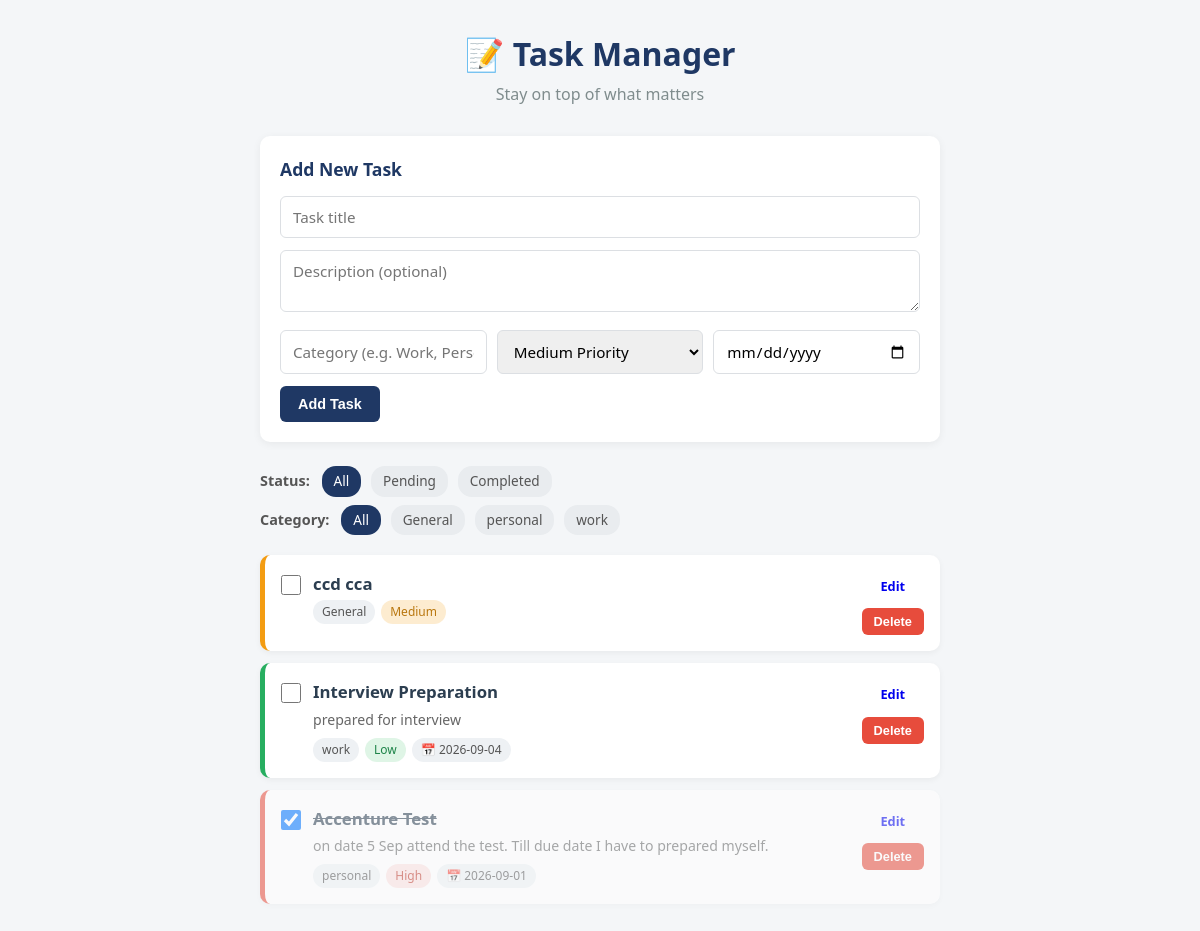
The page / on the database its author committed.
### tables this page shows
CREATE TABLE tasks (
            id INTEGER PRIMARY KEY AUTOINCREMENT,
            title TEXT NOT NULL,
            description TEXT,
            category TEXT DEFAULT 'General',
            priority TEXT DEFAULT 'Medium',
            due_date TEXT,
            is_completed INTEGER DEFAULT 0,
            created_at TEXT NOT NULL
        );

### app.py (the view)
@app.route("/")
def index():
    status_filter = request.args.get("status", "all")     # all | pending | completed
    category_filter = request.args.get("category", "all")
    conn = get_db_connection()
    query = "SELECT * FROM tasks WHERE 1=1"
    params = []
    if status_filter == "pending":
        query += " AND is_completed = 0"
    elif status_filter == "completed":
        query += " AND is_completed = 1"
    if category_filter != "all":
        query += " AND category = ?"
        params.append(category_filter)
    query += " ORDER BY is_completed ASC, due_date ASC"
    tasks = conn.execute(query, params).fetchall()
    categories = conn.execute(
        "SELECT DISTINCT category FROM tasks ORDER BY category"
    ).fetchall()
    conn.close()
    return render_template(
        "index.html",
        tasks=tasks,
        categories=categories,
        status_filter=status_filter,
        category_filter=category_filter,
    )

### app.py (called while the page is built)
def get_db_connection():
    conn = sqlite3.connect(DB_NAME)
    conn.row_factory = sqlite3.Row
    return conn

### templates/index.html (shortened to what this page needs)
<!DOCTYPE html>
<html lang="en">
<head>
  <link rel="stylesheet" href="{{ url_for('static', filename='css/style.css') }}">
</head>
<body>
  <div class="container">
    <header>
      <h1>📝 Task Manager</h1>
      <p class="subtitle">Stay on top of what matters</p>
    </header>
    <section class="card">
      <h2>Add New Task</h2>
      <form action="{{ url_for('add_task') }}" method="POST" class="task-form">
        <input type="text" name="title" placeholder="Task title" required>
        <textarea name="description" placeholder="Description (optional)"></textarea>
        <div class="form-row">
          <input type="text" name="category" placeholder="Category (e.g. Work, Personal)">
          <select name="priority">
            <option value="Medium" selected>Medium Priority</option>
          </select>
          <input type="date" name="due_date">
        </div>
        <button type="submit" class="btn btn-primary">Add Task</button>
      </form>
    </section>
    <section class="filters">
      <div class="filter-group">
        <span class="filter-label">Status:</span>
        <a href="{{ url_for('index', status='all', category=category_filter) }}"
           class="{{ 'active' if status_filter == 'all' else '' }}">All</a>
        <a href="{{ url_for('index', status='pending', category=category_filter) }}"
           class="{{ 'active' if status_filter == 'pending' else '' }}">Pending</a>
        <a href="{{ url_for('index', status='completed', category=category_filter) }}"
           class="{{ 'active' if status_filter == 'completed' else '' }}">Completed</a>
      </div>
      {% if categories %}
      <div class="filter-group">
        <span class="filter-label">Category:</span>
        <a href="{{ url_for('index', status=status_filter, category='all') }}"
           class="{{ 'active' if category_filter == 'all' else '' }}">All</a>
        {% for c in categories %}
        <a href="{{ url_for('index', status=status_filter, category=c['category']) }}"
           class="{{ 'active' if category_filter == c['category'] else '' }}">{{ c['category'] }}</a>
        {% endfor %}
      </div>
      {% endif %}
    </section>
    <section class="task-list">
      {% for task in tasks %}
      <div class="task-item priority-{{ task['priority']|lower }} {{ 'completed' if task['is_completed'] else '' }}"
           id="task-{{ task['id'] }}">
        <div class="task-checkbox">
          <input type="checkbox"
                 {{ 'checked' if task['is_completed'] else '' }}
                 onchange="toggleTask({{ task['id'] }})">
        </div>
        <div class="task-content">
          <h3 class="task-title">{{ task['title'] }}</h3>
          {% if task['description'] %}
            <p class="task-desc">{{ task['description'] }}</p>
          {% endif %}
          <div class="task-meta">
            <span class="badge badge-category">{{ task['category'] }}</span>
            <span class="badge badge-priority-{{ task['priority']|lower }}">{{ task['priority'] }}</span>
            {% if task['due_date'] %}
              <span class="badge badge-date">📅 {{ task['due_date'] }}</span>
            {% endif %}
          </div>
        </div>
        <div class="task-actions">
          <a href="{{ url_for('edit_task', task_id=task['id']) }}" class="btn btn-small">Edit</a>
          <form action="{{ url_for('delete_task', task_id=task['id']) }}" method="POST"
                onsubmit="return confirm('Delete this task?');" style="display:inline;">
            <button type="submit" class="btn btn-small btn-danger">Delete</button>
          </form>
        </div>
      </div>
      {% endfor %}
    </section>
  </div>
</body>
</html>

### static/css/style.css (style rules this page uses)
* { margin: 0; padding: 0; box-sizing: border-box; }
body { font-family: 'Segoe UI', Arial, sans-serif; background: #f4f6f8; color: #2c3e50; line-height: 1.5; }
.container { max-width: 720px; margin: 0 auto; padding: 30px 20px 60px; }
header { text-align: center; margin-bottom: 30px; }
header h1 { font-size: 2rem; color: #1f3864; }
.subtitle { color: #7f8c8d; margin-top: 4px; }
.card { background: #fff; border-radius: 10px; padding: 20px; box-shadow: 0 2px 8px rgba(0,0,0,0.06); margin-bottom: 24px; }
.card h2 { font-size: 1.1rem; margin-bottom: 14px; color: #1f3864; }
.task-form input, .task-form textarea, .task-form select { width: 100%; padding: 10px 12px; margin-bottom: 12px; border: 1px solid #dcdfe3; border-radius: 6px; font-size: 0.95rem; font-family: inherit; }
.task-form textarea { min-height: 60px; resize: vertical; }
.form-row { display: flex; gap: 10px; }
.form-row input, .form-row select { flex: 1; }
.btn { display: inline-block; padding: 10px 18px; border: none; border-radius: 6px; cursor: pointer; font-size: 0.9rem; text-decoration: none; text-align: center; font-weight: 600; }
.btn-primary { background: #1f3864; color: #fff; }
.btn-small { padding: 6px 12px; font-size: 0.8rem; }
.btn-danger { background: #e74c3c; color: #fff; }
.filters { margin-bottom: 20px; }
.filter-group { margin-bottom: 8px; font-size: 0.9rem; }
.filter-label { font-weight: 600; margin-right: 8px; color: #555; }
.filter-group a { display: inline-block; padding: 5px 12px; margin-right: 6px; border-radius: 14px; text-decoration: none; color: #555; background: #e9ecef; font-size: 0.85rem; }
.filter-group a.active { background: #1f3864; color: #fff; }
.task-item { background: #fff; border-radius: 10px; padding: 16px; margin-bottom: 12px; display: flex; align-items: flex-start; gap: 12px; box-shadow: 0 2px 6px rgba(0,0,0,0.05); border-left: 5px solid #ccc; }
.task-item.priority-high { border-left-color: #e74c3c; }
.task-item.priority-medium { border-left-color: #f39c12; }
.task-item.priority-low { border-left-color: #27ae60; }
.task-item.completed { opacity: 0.55; }
.task-item.completed .task-title { text-decoration: line-through; }
.task-checkbox input { width: 20px; height: 20px; margin-top: 4px; cursor: pointer; }
.task-content { flex: 1; }
.task-title { font-size: 1.05rem; margin-bottom: 4px; }
.task-desc { font-size: 0.88rem; color: #666; margin-bottom: 8px; }
.task-meta { display: flex; flex-wrap: wrap; gap: 6px; }
.badge { font-size: 0.75rem; padding: 3px 9px; border-radius: 12px; background: #eef1f4; color: #555; }
.badge-priority-high { background: #fde2e0; color: #c0392b; }
.badge-priority-medium { background: #fdecd0; color: #b9770e; }
.badge-priority-low { background: #dff5e6; color: #1e8449; }
.task-actions { display: flex; flex-direction: column; gap: 6px; }

### rows shown on the page
tasks: title "ccd cca", category "General", priority "Medium"
tasks: title "Interview Preparation", description "prepared for interview", category "work", priority "Low", due_date "2026-09-04"
tasks: title "Accenture Test", description "on date 5 Sep attend the test. Till due date I have to prepared myself.", category "personal", priority "High", due_date "2026-09-01"

### other values the page prints
{{ c['category'] }} "General" "personal" "work"
